Frame 1 (no input): blank canvas, image omitted
Frame 60 (no input): blank canvas, image omitted
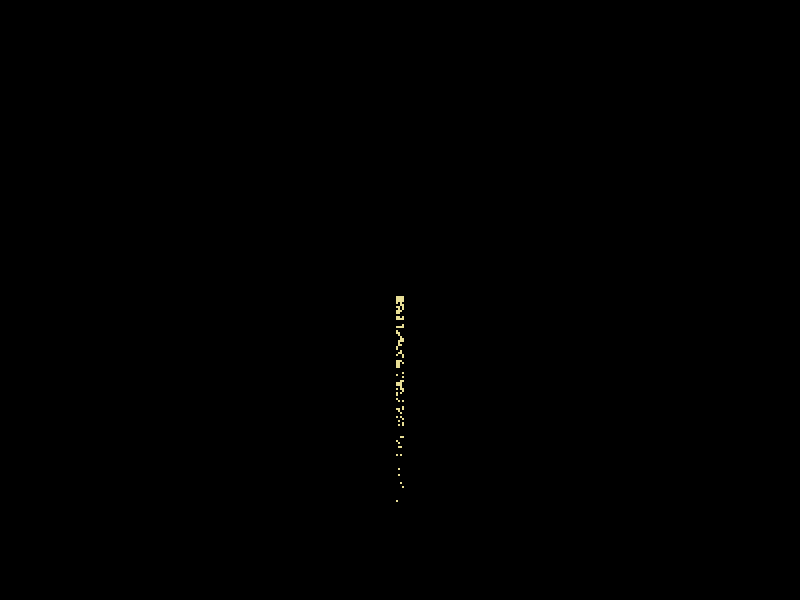
Frame 120 (the mouse pressed at the canvas centre since frame 60)

The p5.js sketch whose frames 1 and 60 were blank and that drew this single picture after the mouse press (run headless with seeded random() and noise() and a simulated clock; from frame 60 on, the mouse is pressed at the canvas centre):

// p5.js sketch
// ── sketch.js
let mapArr = [];
let particleArr = []; //to improve finding efficiency
let debugArr = [];

let types = ["sand", "stone", "water", "erase"];
let selectedNum = 0;
let selected = "sand";

let xWidth = 400;
let yHeight = 300;
let tileSize = 2;
let gameSpeed = 5; // % of particles to process per frame (5%)
let brushSize = 2; //tiles from center so 2 would be 2*2 + 1 = 5

function setup() {
    createCanvas(xWidth * tileSize, yHeight * tileSize);
    pixelDensity(1);
    frameRate(60);
    background(0);

    //init basic array
    for (let i = 0; i < yHeight; i++) {
        mapArr.push([]);
        for (let j = 0; j < xWidth; j++)
            mapArr[i].push(new Particle(i, j));
    }
    //debug for console
    for (let i = 0; i < yHeight; i++) {
        debugArr.push([]);
        for (let j = 0; j < xWidth; j++)
            debugArr[i].push(0);
    }
}

function draw() {
    background(255);
    processClick();

    stepPowder();

    drawPowder();

    for (let i = 0; i < yHeight; i++) {
        for (let j = 0; j < xWidth; j++) {
            if (mapArr[i][j].type == "empty")
                debugArr[i][j] = 0;
            else
                debugArr[i][j] = 1;
        }
    }
}

function processClick() {
    if (mouseIsPressed && mouseX >= 0 && mouseX < xWidth * tileSize && mouseY >= 0 && mouseY < yHeight * tileSize) {
        let tileX = floor(map(mouseX, 0, width, 0, xWidth));
        let tileY = floor(map(mouseY, 0, height, 0, yHeight));

        if (mouseButtonL) {
            let limitY;
            let limitX;

            if (tileX < brushSize)
                limitX = 0 - tileX;

            if (tileX > xWidth - brushSize - 1)
                limitX = xWidth - tileX;

            if (tileY < brushSize)
                limitY = 0 - tileY;

            if (tileY > yHeight - brushSize - 1)
                limitY = yHeight - tileY;

            //square
            for (let i = (tileY < brushSize ? limitY : -brushSize); i < (tileY > yHeight - brushSize ? limitY : brushSize); i++) {
                for (let j = (tileX < brushSize ? limitX : -brushSize); j < (tileX > xWidth - brushSize ? limitX : brushSize); j++) {
                    if (particleArr.length < xWidth * yHeight * 0.3 && mapArr[tileY + i][tileX + j].type != selected && mapArr[tileY + i][tileX + j].type == "empty") {
                        mapArr[tileY + i][tileX + j].changeType(selected); //changes from empty to sand
                    }
                }
            }

        }
        if (mouseButtonR) {
            //do right button stuff: wind?
        }
    }
}

function stepPowder() {
    let rndY = Math.floor(Math.random() * (yHeight + 1));
    let rndX = Math.floor(Math.random() * (xWidth + 1));

    let amountToProcess = Math.ceil(particleArr.length * gameSpeed);
    //amountToProcess += particleArr.length % (1 / gameSpeed) > Math.random / gameSpeed ? 1 : 0;

    for (let i = 0; i < amountToProcess; i++) {
        particleArr[Math.floor(Math.random() * particleArr.length)].step();
    }
}

function drawPowder() {
    loadPixels();
    for (let y = 0; y < yHeight; y++) {
        for (let x = 0; x < xWidth; x++) {
            //mapArr[i][j].draw();            
            var color = mapArr[y][x].color();

            for (let i = 0; i < 2; i++) {
                for (let j = 0; j < 2; j++) {
                    index = 4 * (x * 2 + j + y * xWidth * 4 + i * xWidth * 2);
                    pixels[index] = color[0];
                    pixels[index + 1] = color[1];
                    pixels[index + 2] = color[2];
                    pixels[index + 3] = 255;
                }
            }
        }
    }
    updatePixels();
}

function keyPressed() {
    if (keyCode === LEFT_ARROW) {
        selectedNum > 0 ? selectedNum-- : selectedNum = types.length - 1;
        selected = types[selectedNum];
    } else if (keyCode === RIGHT_ARROW) {
        selectedNum < types.length - 1 ? selectedNum++ : selectedNum = 0;
        selected = types[selectedNum];
    }
}

// ── mouse.js
let mouseButtonR = false;
let mouseButtonL = false;

function handleMouseDown(e) {
    if (e.button === 0) //left
        mouseButtonL = true;
    else if (e.button === 2) //right
        mouseButtonR = true;

    if (mouseButtonL && mouseButtonR)
        console.log("both down");
}

function handleMouseUp(e) {
    if (e.button === 0) //left
        mouseButtonL = false;
    else if (e.button === 2)
        mouseButtonR = false;
}

document.addEventListener('mousedown', handleMouseDown);
document.addEventListener('mouseup', handleMouseUp);
// ── powder.js
class Particle {
    constructor(y, x, type) {
        this.y = y;
        this.x = x;
        this.type = "empty";
        this.speed = .5; //is water faster than powder?  0 -> 1
        this.particleIndex = 0; //to keep track of where to delete
    }

    step() {
        if (Math.random() < this.speed) {
            let rand = Math.random();
            switch (this.type) {
                case "sand":
                    this.swapDown("empty", "water");
                    break;

                case "stone":
                    break;

                case "water":
                    if (rand < 0.25)
                        this.swapLeft("empty");
                    else if (rand < 0.5)
                        this.swapRight("empty");
                    else
                        this.swapDown("empty", "water");
                    break;
            }
        }
    }

    swapDown() {
        let valid = false;
        let typeToSwap;
        for (let i = 0; i < arguments.length; i++) {
            if (this.y < yHeight - 1 && mapArr[this.y + 1][this.x].type == arguments[i]) {
                valid = true;
                typeToSwap = mapArr[this.y + 1][this.x].type;
                break;
            }
        }
        
        if (valid) { //if nothing below move
            switch (typeToSwap) {
                case "water":
                    if (Math.random < 0.5)
                        this.swapLeft("empty");
                    else
                        this.swapRight("empty");
                    break;

                default: //what normally do
                    let swap = mapArr[this.y + 1][this.x];
                    swap.y--;
                    mapArr[this.y + 1][this.x] = this;
                    mapArr[this.y][this.x] = swap;
                    this.y++;
                    break;
            }
        }
    }

    swapUp() {
        let valid = false;
        for (let i = 0; i < arguments.length; i++) {
            if (this.y > 0 && mapArr[this.y - 1][this.x].type == arguments[i]) {
                valid = true;
                break;
            }
        }

        if (valid) { //if nothing below move
            let swap = mapArr[this.y - 1][this.x];
            swap.y++;
            mapArr[this.y - 1][this.x] = this;
            mapArr[this.y][this.x] = swap;
            this.y--;
        }
    }

    swapRight() {
        let valid = false;
        let typeToSwap;
        for (let i = 0; i < arguments.length; i++) {
            if (this.x < xWidth - 1 && mapArr[this.y][this.x + 1].type == arguments[i]) {
                valid = true;
                typeToSwap = mapArr[this.y][this.x + 1].type;
                break;
            }
        }

        if (valid) { //if nothing below right
            switch (typeToSwap) {
                case "water":                    
                        this.swapLeft("empty");
                    break;

                default: //what normally do
                    let swap = mapArr[this.y][this.x + 1];
                    swap.x--;
                    mapArr[this.y][this.x + 1] = this;
                    mapArr[this.y][this.x] = swap;
                    this.x++;
                    break;
            }
        }
    }

    swapLeft() {
        let valid = false;
        let typeToSwap;
        for (let i = 0; i < arguments.length; i++) {
            if (this.x > 0 && mapArr[this.y][this.x - 1].type == arguments[i]) {
                valid = true;
                typeToSwap = mapArr[this.y][this.x - 1].type;
                break;
            }
        }

        if (valid) { //if nothing to left move left
            switch (typeToSwap) {
                case "water":
                        this.swapRight("empty")
                    break;

                default: //what normally do
                    let swap = mapArr[this.y][this.x - 1];
                    swap.x++;
                    mapArr[this.y][this.x - 1] = this;
                    mapArr[this.y][this.x] = swap;
                    this.x--;
            }
        }
    }

    color() {
        let returnCol = [0, 0, 0];
        if (this.type != "empty") {
            if (this.type == "sand")
                returnCol = [232, 222, 150];
            else if (this.type == "stone")
                returnCol = [150, 150, 150];
            else if (this.type == "water")
                returnCol = [40, 40, 255];

        }
        return returnCol;
    }

    changeType(type) {
        this.type = type;
        if (this.type == "empty") {
            //remove from particleArr q.q
        } else {
            particleArr.push(this); //added particle
            this.particleIndex = particleArr.length - 1;
        }

        switch (this.type) {
            case "sand":
                this.speed = .3;
                break;
            case "water":
                this.speed = .7;
                break;

        }
    }
}
